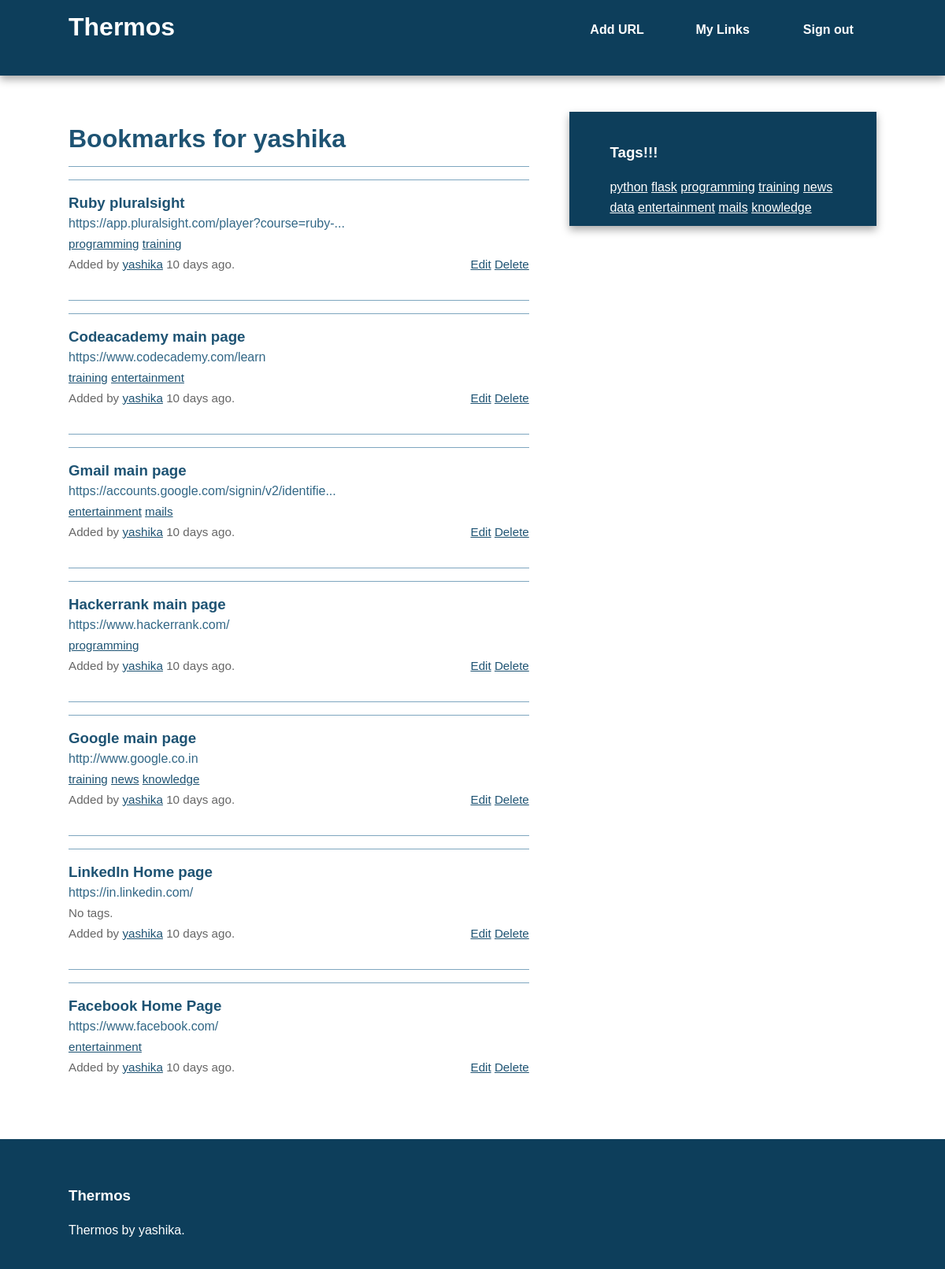
Page /bookmarks/user/yashika (signed in) on the committed database.
### thermos/models.py (models this page shows, shortened)
class User(db.Model, UserMixin):
	id = db.Column(db.Integer, primary_key=True)
	username = db.Column(db.String(80), unique=True)
	email = db.Column(db.String(120), unique=True)
	bookmarks = db.relationship('Bookmark', backref='user', lazy='dynamic')
	password_hash = db.Column(db.String)
	@property
	def password(self):
		raise AttributeError('password: write-only field')

class Bookmark(db.Model):
	id = db.Column(db.Integer, primary_key=True)
	url = db.Column(db.Text, nullable=False)
	date = db.Column(db.DateTime, default=datetime.utcnow)
	description = db.Column(db.String(300))
	user_id = db.Column(db.Integer, db.ForeignKey('user.id'), nullable=False)
	_tags = db.relationship('Tag', secondary=tags, lazy='joined', backref=db.backref('bookmarks', lazy='dynamic'))
	@property
	def tags(self):
		return ",".join([t.name for t in self._tags])
	@tags.setter
	def tags(self, string):
		if string:
			self._tags = [Tag.get_or_create(name) for name in string.split(',')]
		else:
			self._tags = []

class Tag(db.Model):
	id = db.Column(db.Integer, primary_key=True)
	name = db.Column(db.String(25), nullable=False, unique=True, index=True)
	@staticmethod
	def all():
		return Tag.query.all()
	def __repr__(self):
		return self.name

### thermos/bookmarks/views.py (the view)
@bookmarks.route('/user/<username>')
def user(username):
	user = User.query.filter_by(username=username).first_or_404()
	return render_template('user.html', user=user)

### thermos/main/views.py (called while the page is built)
@login_manager.user_loader
def load_user(userid):
	return User.query.get(int(userid))

@main.app_context_processor
def inject_tags():
	return dict(all_tags=Tag.all)

### thermos/templates/user.html (shortened to what this page needs)
{% extends "base.html" %}
{% block content %}
	<article>
		<header>
			<h1>Bookmarks for {{ user.username }}</h1>
			{% if user.bookmarks.count() > 0 %}
				{% with bookmarks=user.bookmarks %}
					{% include "bookmark_list.html" %}
				{% endwith %}
			{% else %}
				This user has not added any bookmarks yet.
			{% endif %}
		</header>
	</article>
{% endblock %}

### thermos/templates/base.html (shortened to what this page needs)
<!doctype html>
<html class="no-js" lang="">
    <head>
        {% block styles %}
            <link rel="stylesheet" href="{{ url_for('static', filename='css/normalize.min.css') }}">
            <link rel="stylesheet" href="{{ url_for('static', filename='css/main.css') }}">
        {% endblock %}
    </head>
    <body>
        <div class="header-container">
            <header class="wrapper clearfix">
                <a href="{{ url_for('main.index') }}"><h1 class="title">Thermos</h1></a>
                <nav>
                    <ul>
                        <li><a href="{{ url_for('bookmarks.add') }}">Add URL</a></li>
                        {% if current_user.is_authenticated %}
                            <li><a href="{{ url_for('bookmarks.user', username=current_user.username) }}">My Links</a></li>
                            <li><a href="{{ url_for('auth.logout') }}">Sign out</a></li>
                        {% else %}
                            <li><a href="{{ url_for('auth.login') }}">Sign in</a></li>
                            <li><a href="{{ url_for('auth.signup') }}">Sign up</a></li>
                        {% endif %}
                    </ul>
                </nav>
            </header>
        </div>
        <div class="main-container">
            <div class="main wrapper clearfix">
                {% block content %}
                {% endblock %}
                {% block sidebar %}
                    <aside>
                        <h3>Tags!!!</h3>
                            {% for t in all_tags() %}
                                <a href="{{ url_for('bookmarks.tag', name=t) }}">{{ t }}</a>
                            {% endfor %}
                    </aside>
                {% endblock %}
            </div>
        </div>
        <div class="footer-container">
            <footer class="wrapper">
                <h3>Thermos</h3>
                <p>Thermos by yashika.</p>
            </footer>
        </div>
    </body>
</html>

### thermos/templates/bookmark_list.html
<ul class="bookmarks" >
	{% for bookmark in bookmarks %}
		<li>
			{% include "bookmark.html" %}
		</li>
	{% endfor %}
</ul>

### thermos/templates/bookmark.html
<div class="bookmark">
	<a class="header" href="{{ bookmark.url }}">
		<h3 class ="description">
			{{ bookmark.description|truncate(50, killwords=True) }}
		</h3>
		<span class ="url">
			{{ bookmark.url|truncate(50, killwords=True) }}
		</span>
	</a>
	<div class ="info">
		<span class="tags">
			{% if bookmark.tags %}
				{% for t in bookmark._tags %}
					<a href="{{ url_for('bookmarks.tag', name=t) }}">{{ t }}</a>
				{% endfor %}
			{% else %}No tags.
			{% endif %}
		</span>
		<br>
		Added by <a href="{{ url_for('bookmarks.user', username=bookmark.user.username) }}">{{ bookmark.user.username}}</a>
		{{ moment(bookmark.date).fromNow() }}.
		{% if current_user == bookmark.user %}
			<span class="editlinks">
				<a href="{{ url_for('bookmarks.edit_bookmark', bookmark_id=bookmark.id) }}">Edit</a>
				<a href="{{ url_for('bookmarks.delete_bookmark', bookmark_id=bookmark.id) }}">Delete</a>
			</span>
	 	{% endif %}
	</div>
</div>

### thermos/static/css/main.css (style rules this page uses)
html, button, input, select, textarea { color: #222; }
html { font-size: 1em; line-height: 1.4; }
body { font: 16px/26px Helvetica, Helvetica Neue, Arial; }
.wrapper { width: 90%; margin: 0 5%; }
.header-container { border-bottom: 20px solid #0D3E5B; }
.footer-container, .main aside { border-top: 20px solid #0D3E5B; }
.header-container, .footer-container, .main aside { background: #0D3E5B; }
.title { color: white; }
nav ul { margin: 0; padding: 0; list-style-type: none; }
nav a { display: block; margin-bottom: 10px; padding: 15px 0; text-align: center; text-decoration: none; font-weight: bold; color: white; background: #0D3E5B; }
.main { padding: 30px 0; }
.main article h1 { font-size: 2em; }
.main aside { color: white; padding: 0px 5% 10px; }
.footer-container footer { color: white; padding: 20px 0; }
a, a:visited { color: #1E5373; }
aside a { color: white; }
h1, h2, h3, h4, h5, h6 { color: #1E5373; }
.main aside h3, footer h3, footer a, footer a:visited { color: white; }
ul.bookmarks { list-style: none none; padding-left: 0; }
.bookmark { padding-bottom: .5em; border-top: 1px solid #7EA6BF; padding: 1em 0; }
ul.bookmarks li { padding-bottom: .5em; border-top: 1px solid #7EA6BF; padding: 1em 0; }
a.header { color: #326786; text-decoration: none; display: block; }
a.header h3 { margin: 0 0; }
div.info { font-size: .95em; color: #666666; }
span.editlinks { float: right; }
@media only screen and (min-width: 480px) { nav a { float: left; width: 27%; margin: 0 1.7%; padding: 25px 2%; margin-bottom: 0; } }
@media only screen and (min-width: 480px) { nav li:first-child a { margin-left: 0; } }
@media only screen and (min-width: 480px) { nav li:last-child a { margin-right: 0; } }
@media only screen and (min-width: 480px) { nav ul li { display: inline; } }
@media only screen and (min-width: 768px) { .header-container, .main aside { -webkit-box-shadow: 0 5px 10px #aaa; -moz-box-shadow: 0 5px 10px #aaa; box-shadow: 0 5px 10px #aaa; } }
@media only screen and (min-width: 768px) { .title { float: left; } }
@media only screen and (min-width: 768px) { nav { float: right; width: 38%; } }
@media only screen and (min-width: 768px) { .main article { float: left; width: 57%; } }
@media only screen and (min-width: 768px) { .main aside { float: right; width: 28%; } }
@media only screen and (min-width: 1140px) { .wrapper { width: 1026px; margin: 0 auto; } }
.clearfix:before, .clearfix:after { content: " "; display: table; }
.clearfix:after { clear: both; }
.clearfix { *zoom: 1; }

### rows in the picture
User: username "yashika"
Bookmark: description "Ruby pluralsight", url "https://app.pluralsight.com/player?course=ruby-...", user.username "yashika", date "10 days ago"
Tag: name "programming"
Tag: name "training"
Bookmark: description "Codeacademy main page", url "https://www.codecademy.com/learn", user.username "yashika", date "10 days ago"
Tag: name "entertainment"
Bookmark: description "Gmail main page", url "https://accounts.google.com/signin/v2/identifie...", user.username "yashika", date "10 days ago"
Tag: name "mails"
Bookmark: description "Hackerrank main page", url "https://www.hackerrank.com/", user.username "yashika", date "10 days ago"
Bookmark: description "Google main page", url "http://www.google.co.in", user.username "yashika", date "10 days ago"
Tag: name "news"
Tag: name "knowledge"
Bookmark: description "LinkedIn Home page", url "https://in.linkedin.com/", shows "No tags.", user.username "yashika", date "10 days ago"
Bookmark: description "Facebook Home Page", url "https://www.facebook.com/", user.username "yashika", date "10 days ago"
Tag: name "python"
Tag: name "flask"
Tag: name "data"
